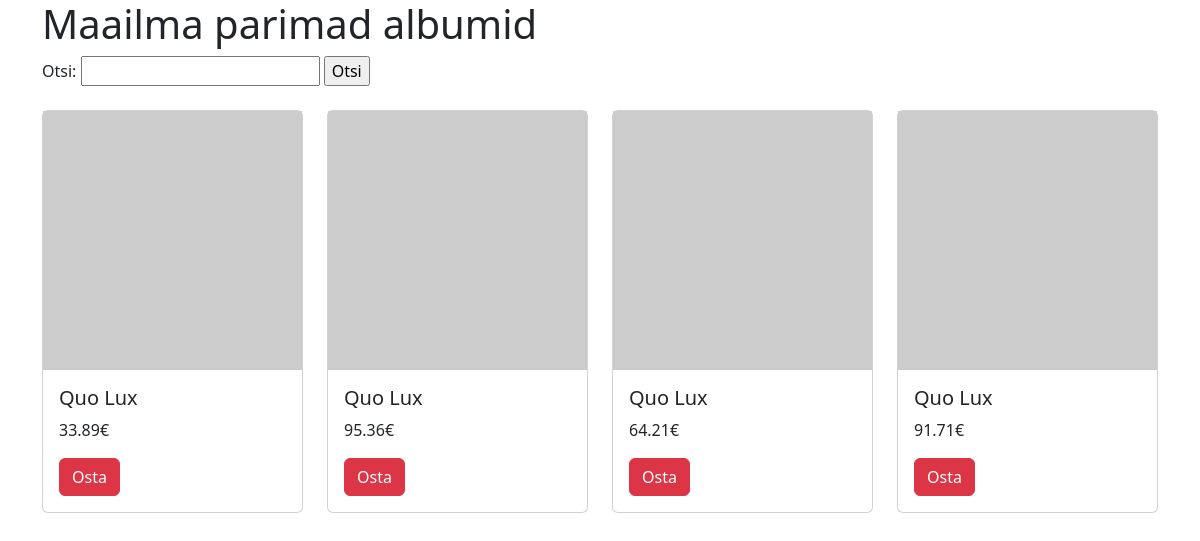
Screenshot of /index.php?s=Quo Lux with the database file from the repository.
### tables this page shows
CREATE TABLE `albumid` (
  `id` int(10) NOT NULL,
  `artist` varchar(255) NOT NULL,
  `album` varchar(255) NOT NULL,
  `aasta` year(4) NOT NULL,
  `hind` decimal(6,2) NOT NULL
);

### index.php (the view, shortened to what this page needs)
<?php include("config.php"); ?>
<!doctype html>
<html lang="en">
    <head>
        <link
            href="https://cdn.jsdelivr.net/npm/bootstrap@5.3.2/dist/css/bootstrap.min.css"
            rel="stylesheet"
        />
    </head>
    <body>
    <div class ="container">
        <h1>Maailma parimad albumid</h1>
        <form action="#" method="get">
            Otsi: <input type="text" name="s">
            <input type="submit" value="Otsi">
</form>
        <div class="row row-cols-1 row-cols-md-4 g-4 pt-4">
    <?php
    if (!empty($_GET["s"])){
        $s = $_GET["s"];
        $paring = ' SELECT album, hind FROM albumid WHERE album LIKE "%' .$s. '%"';
    } else {
        $paring = "SELECT album, hind FROM albumid order by artist ASC LIMIT 10";
    }
        $valjund = mysqli_query($yhendus, $paring);
        while($rida = mysqli_fetch_assoc($valjund)){
            echo '
            <div class="col">
    <div class="card">
      <img src="https://picsum.photos/400/400" alt="pildike">
      <div class="card-body">
        <h5 class="card-title">'.$rida['album'].'</h5>
        <p class="card-text">'.$rida['hind'].'€</p>
        <a href="#" class="btn btn-danger">Osta</a>
      </div>
      </div>
    </div>
            ';
        }
    ?>
    </div>
    </div>
    </body>
</html>

### rows the page displays
albumid: album "Quo Lux", hind "33.89"
albumid: album "Quo Lux", hind "95.36"
albumid: album "Quo Lux", hind "64.21"
albumid: album "Quo Lux", hind "91.71"
